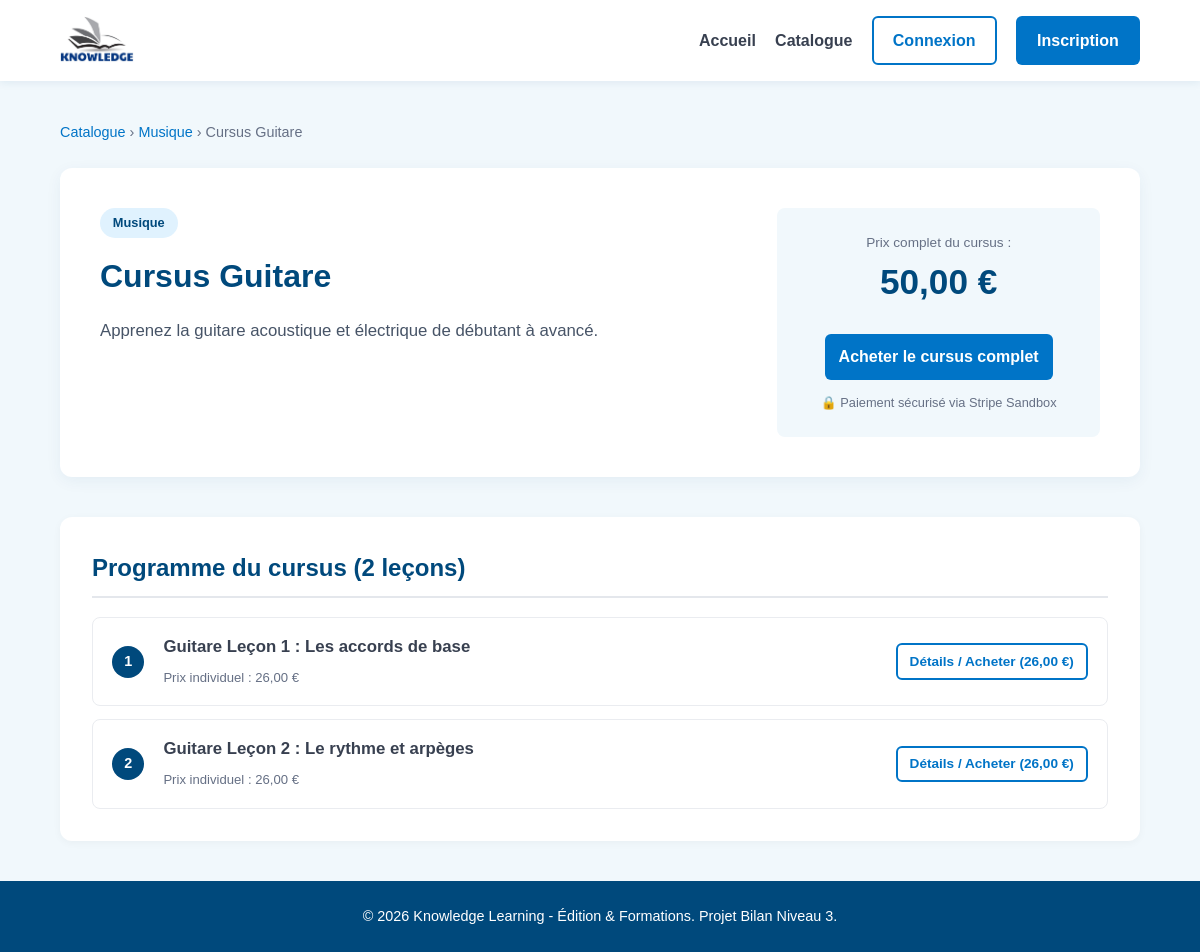
Page /courses/cursus-guitare on the committed database.
### tables this page shows
CREATE TABLE courses (
    id INT AUTO_INCREMENT PRIMARY KEY,
    theme_id INT NOT NULL,
    title VARCHAR(150) NOT NULL,
    slug VARCHAR(180) NOT NULL UNIQUE,
    description TEXT NULL,
    price DECIMAL(10, 2) NOT NULL,
    created_at DATETIME NOT NULL DEFAULT CURRENT_TIMESTAMP,
    updated_at DATETIME NOT NULL DEFAULT CURRENT_TIMESTAMP ON UPDATE CURRENT_TIMESTAMP,
    created_by VARCHAR(100) NOT NULL DEFAULT 'system',
    updated_by VARCHAR(100) NOT NULL DEFAULT 'system',
    CONSTRAINT fk_courses_theme FOREIGN KEY (theme_id) REFERENCES themes(id) ON DELETE CASCADE
);

CREATE TABLE themes (
    id INT AUTO_INCREMENT PRIMARY KEY,
    name VARCHAR(100) NOT NULL,
    slug VARCHAR(120) NOT NULL UNIQUE,
    description TEXT NULL,
    created_at DATETIME NOT NULL DEFAULT CURRENT_TIMESTAMP,
    updated_at DATETIME NOT NULL DEFAULT CURRENT_TIMESTAMP ON UPDATE CURRENT_TIMESTAMP,
    created_by VARCHAR(100) NOT NULL DEFAULT 'system',
    updated_by VARCHAR(100) NOT NULL DEFAULT 'system'
);

CREATE TABLE lessons (
    id INT AUTO_INCREMENT PRIMARY KEY,
    course_id INT NOT NULL,
    title VARCHAR(150) NOT NULL,
    slug VARCHAR(180) NOT NULL UNIQUE,
    description TEXT NULL,
    content_text LONGTEXT NULL,
    video_url VARCHAR(255) NULL,
    price DECIMAL(10, 2) NOT NULL,
    position INT NOT NULL DEFAULT 1,
    created_at DATETIME NOT NULL DEFAULT CURRENT_TIMESTAMP,
    updated_at DATETIME NOT NULL DEFAULT CURRENT_TIMESTAMP ON UPDATE CURRENT_TIMESTAMP,
    created_by VARCHAR(100) NOT NULL DEFAULT 'system',
    updated_by VARCHAR(100) NOT NULL DEFAULT 'system',
    CONSTRAINT fk_lessons_course FOREIGN KEY (course_id) REFERENCES courses(id) ON DELETE CASCADE
);

### src/Controllers/CatalogController.php (called while the page is built, shortened)
<?php
class CatalogController extends BaseController
{
    private CatalogRepository $catalogRepository;
    public function __construct(
        ?CatalogRepository $catalogRepository = null,
        ?AccessRepository $accessRepository = null
    ) {
        $this->catalogRepository = $catalogRepository ?? new CatalogRepository();
    }
    public function course(string $slug): void
    {
        $course = $this->catalogRepository->findCourseBySlug($slug);
        $lessons = $this->catalogRepository->findLessonsByCourseId($course->getId());
        $hasCourseAccess = false;
        $lessonsAccess = [];
        $this->render('catalog/course', [
            'pageTitle' => sprintf('%s - Knowledge Learning', $course->getTitle()),
            'course' => $course,
            'lessons' => $lessons,
            'hasCourseAccess' => $hasCourseAccess,
            'lessonsAccess' => $lessonsAccess
        ]);
    }
}

### public/index.php (called while the page is built, shortened)
<?php
$router = new Router();
$router->get('/', HomeController::class, 'index');
$router->get('/courses', CatalogController::class, 'index');
$router->get('/themes/{slug}', CatalogController::class, 'theme');
$router->get('/courses/{slug}', CatalogController::class, 'course');
$router->get('/lessons/{slug}', CatalogController::class, 'lesson');
$router->post('/lessons/{id}/validate', LessonController::class, 'validate');
$router->get('/certifications', CertificationController::class, 'index');
$router->get('/admin', AdminController::class, 'index');
$router->post('/admin/users/{id}/role', AdminController::class, 'updateUserRole');
$router->post('/admin/courses/create', AdminController::class, 'createCourse');
$router->post('/admin/courses/{id}/delete', AdminController::class, 'deleteCourse');
$router->get('/admin/catalog', AdminController::class, 'catalog');
$router->post('/admin/themes/create', AdminController::class, 'createTheme');
$router->post('/admin/themes/{id}/update', AdminController::class, 'updateTheme');
$router->post('/admin/themes/{id}/delete', AdminController::class, 'deleteTheme');
$router->post('/admin/courses/{id}/update', AdminController::class, 'updateCourse');
$router->post('/admin/lessons/create', AdminController::class, 'createLesson');
$router->post('/admin/lessons/{id}/update', AdminController::class, 'updateLesson');
$router->post('/admin/lessons/{id}/delete', AdminController::class, 'deleteLesson');
$router->post('/checkout/course/{id}', CheckoutController::class, 'checkoutCourse');
$router->post('/checkout/lesson/{id}', CheckoutController::class, 'checkoutLesson');
$router->get('/checkout/success', CheckoutController::class, 'success');
$router->get('/checkout/cancel', CheckoutController::class, 'cancel');
$router->post('/stripe/webhook', StripeWebhookController::class, 'handle');
$router->get('/register', AuthController::class, 'showRegister');
$router->post('/register', AuthController::class, 'register');
$router->get('/activate', AuthController::class, 'activate');
$router->get('/login', AuthController::class, 'showLogin');
$router->post('/login', AuthController::class, 'login');
$router->post('/logout', AuthController::class, 'logout');
$requestUri = $_SERVER['REQUEST_URI'] ?? '/';
$requestMethod = $_SERVER['REQUEST_METHOD'] ?? 'GET';
$router->dispatch($requestUri, $requestMethod);

### src/Config/Database.php (called while the page is built, shortened)
<?php
class Database
{
    private static ?PDO $connection = null;
    public static function getConnection(): PDO
    {
        if (self::$connection === null) {
            $host = $_ENV['DB_HOST'] ?? '127.0.0.1';
            $port = $_ENV['DB_PORT'] ?? '3306';
            $database = $_ENV['DB_DATABASE'] ?? 'knowledge_learning';
            $username = $_ENV['DB_USERNAME'] ?? 'root';
            $password = $_ENV['DB_PASSWORD'] ?? '';
            $dsn = sprintf('mysql:host=%s;port=%s;dbname=%s;charset=utf8mb4', $host, $port, $database);
            try {
                self::$connection = new PDO($dsn, $username, $password, [
                    PDO::ATTR_ERRMODE            => PDO::ERRMODE_EXCEPTION,
                    PDO::ATTR_DEFAULT_FETCH_MODE => PDO::FETCH_ASSOC,
                    PDO::ATTR_EMULATE_PREPARES   => false,
                ]);
            } catch (PDOException $e) {
                throw new RuntimeException('Database connection error: ' . $e->getMessage(), (int) $e->getCode(), $e);
            }
        }
        return self::$connection;
    }
}

### src/Repositories/BaseRepository.php (called while the page is built, shortened)
<?php
abstract class BaseRepository
{
    public function __construct(?PDO $db = null)
    {
        $this->db = $db ?? Database::getConnection();
    }
}

### src/Repositories/CatalogRepository.php (called while the page is built, shortened)
<?php
class CatalogRepository extends BaseRepository
{
    public function findCourseBySlug(string $slug): ?Course
    {
        $stmt = $this->db->prepare('SELECT c.*, t.name as theme_name
                                   FROM courses c
                                   JOIN themes t ON c.theme_id = t.id
                                   WHERE c.slug = :slug LIMIT 1');
        $stmt->execute(['slug' => $slug]);
        $row = $stmt->fetch();
        return $row ? new Course($row) : null;
    }
    public function findLessonsByCourseId(int $courseId): array
    {
        $stmt = $this->db->prepare('SELECT * FROM lessons WHERE course_id = :course_id ORDER BY position ASC');
        $stmt->execute(['course_id' => $courseId]);
        $lessons = [];
        while ($row = $stmt->fetch()) {
            $lessons[] = new Lesson($row);
        }
        return $lessons;
    }
}

### src/Models/Course.php (called while the page is built, shortened)
<?php
class Course
{
    private ?int $id;
    private string $title;
    private string $slug;
    private ?string $description;
    private float $price;
    private ?string $themeName;
    public function __construct(array $attributes = [])
    {
        $this->id = isset($attributes['id']) ? (int) $attributes['id'] : null;
        $this->title = (string) ($attributes['title'] ?? '');
        $this->slug = (string) ($attributes['slug'] ?? '');
        $this->description = $attributes['description'] ?? null;
        $this->price = (float) ($attributes['price'] ?? 0.0);
        $this->themeName = $attributes['theme_name'] ?? null;
    }
    public function getId(): ?int { return $this->id; }
    public function getTitle(): string { return $this->title; }
    public function getSlug(): string { return $this->slug; }
    public function getDescription(): ?string { return $this->description; }
    public function getPrice(): float { return $this->price; }
    public function getThemeName(): ?string { return $this->themeName; }
}

### src/Models/Lesson.php (called while the page is built, shortened)
<?php
class Lesson
{
    private ?int $id;
    private string $title;
    private string $slug;
    private float $price;
    public function __construct(array $attributes = [])
    {
        $this->id = isset($attributes['id']) ? (int) $attributes['id'] : null;
        $this->title = (string) ($attributes['title'] ?? '');
        $this->slug = (string) ($attributes['slug'] ?? '');
        $this->price = (float) ($attributes['price'] ?? 0.0);
    }
    public function getId(): ?int { return $this->id; }
    public function getTitle(): string { return $this->title; }
    public function getSlug(): string { return $this->slug; }
    public function getPrice(): float { return $this->price; }
}

### src/Core/Auth.php (called while the page is built, shortened)
<?php
class Auth
{
    public static function check(): bool
    {
        return !empty($_SESSION[self::SESSION_USER_ID]);
    }
}

### views/catalog/course.php (the view, shortened to what this page needs)
<div class="catalog-page">
    <div class="breadcrumb">
        <a href="/courses">Catalogue</a> &rsaquo;
        <a href="/themes/<?= htmlspecialchars($course->getSlug(), ENT_QUOTES, 'UTF-8') ?>"><?= htmlspecialchars($course->getThemeName() ?? 'Thème', ENT_QUOTES, 'UTF-8') ?></a> &rsaquo;
        <span><?= htmlspecialchars($course->getTitle(), ENT_QUOTES, 'UTF-8') ?></span>
    </div>
    <div class="course-header-card">
        <div class="course-header-info">
            <span class="badge-tag"><?= htmlspecialchars($course->getThemeName() ?? 'Formation', ENT_QUOTES, 'UTF-8') ?></span>
            <h1><?= htmlspecialchars($course->getTitle(), ENT_QUOTES, 'UTF-8') ?></h1>
            <p class="course-full-desc"><?= htmlspecialchars($course->getDescription() ?? '', ENT_QUOTES, 'UTF-8') ?></p>
        </div>
        <div class="course-header-action">
            <?php if ($hasCourseAccess): ?>
                <div class="status-box status-owned">
                    <span class="icon">✅</span>
                    <div>
                        <strong>Cursus débloqué</strong>
                        <p>Vous avez un accès complet à toutes les leçons.</p>
                    </div>
                </div>
            <?php else: ?>
                <div class="price-box">
                    <span class="price-label">Prix complet du cursus :</span>
                    <span class="price-amount"><?= number_format($course->getPrice(), 2, ',', ' ') ?> €</span>
                </div>
                <form action="/checkout/course/<?= $course->getId() ?>" method="POST">
                    <button type="submit" class="btn btn-primary btn-block">Acheter le cursus complet</button>
                </form>
                <p class="secure-note">🔒 Paiement sécurisé via Stripe Sandbox</p>
            <?php endif; ?>
        </div>
    </div>
    <section class="curriculum-section">
        <h2 class="section-title">Programme du cursus (<?= count($lessons) ?> leçons)</h2>
        <div class="lessons-list">
            <?php foreach ($lessons as $index => $lesson): ?>
                <?php $isUnlocked = !empty($lessonsAccess[$lesson->getId()]); ?>
                <div class="lesson-row <?= $isUnlocked ? 'lesson-unlocked' : 'lesson-locked' ?>">
                    <div class="lesson-order"><?= $index + 1 ?></div>
                    <div class="lesson-info">
                        <h4 class="lesson-title"><?= htmlspecialchars($lesson->getTitle(), ENT_QUOTES, 'UTF-8') ?></h4>
                        <span class="lesson-pricing">Prix individuel : <?= number_format($lesson->getPrice(), 2, ',', ' ') ?> €</span>
                    </div>
                    <div class="lesson-action">
                        <?php if ($isUnlocked): ?>
                            <a href="/lessons/<?= htmlspecialchars($lesson->getSlug(), ENT_QUOTES, 'UTF-8') ?>" class="btn btn-primary btn-sm">Suivre la leçon</a>
                        <?php else: ?>
                            <a href="/lessons/<?= htmlspecialchars($lesson->getSlug(), ENT_QUOTES, 'UTF-8') ?>" class="btn btn-outline btn-sm">Détails / Acheter (<?= number_format($lesson->getPrice(), 2, ',', ' ') ?> €)</a>
                        <?php endif; ?>
                    </div>
                </div>
            <?php endforeach; ?>
        </div>
    </section>
</div>

### src/Core/Router.php (shortened to what this page needs)
<?php
class Router
{
    private array $routes = [];
    private function addRoute(string $method, string $path, string $controller, string $action): void
    {
        $paramNames = [];
        $regex = preg_replace_callback('/\{([a-zA-Z0-9_]+)\}/', function (array $matches) use (&$paramNames) {
            $paramNames[] = $matches[1];
            return '([a-zA-Z0-9_\-]+)';
        }, $path);
        $regexPattern = '#^' . $regex . '$#';
        $this->routes[$method][$path] = [
            'controller' => $controller,
            'action' => $action,
            'regex' => $regexPattern,
            'paramNames' => $paramNames
        ];
    }
    public function dispatch(string $uri, string $method): void
    {
        $path = parse_url($uri, PHP_URL_PATH) ?: '/';
        if (isset($this->routes[$method])) {
            foreach ($this->routes[$method] as $routePath => $route) {
                if (preg_match($route['regex'], $path, $matches)) {
                    array_shift($matches);
                    $controllerClass = $route['controller'];
                    $action = $route['action'];
                    if (class_exists($controllerClass)) {
                        $controller = new $controllerClass();
                        if (method_exists($controller, $action)) {
                            $controller->$action(...$matches);
                            return;
                        }
                    }
                }
            }
        }
    }
}

### views/layouts/main.php (shortened to what this page needs)
<!DOCTYPE html>
<html lang="fr">
<head>
    <link rel="stylesheet" href="/assets/css/style.css">
</head>
<body>
    <header class="navbar">
        <div class="container nav-content">
            <a href="/" class="brand-logo" title="Knowledge Learning">
                <img src="/assets/images/logo.jpg" alt="Logo Knowledge Learning" class="brand-logo-img">
            </a>
            <nav class="nav-links">
                <a href="/">Accueil</a>
                <a href="/courses">Catalogue</a>
                <?php if (\App\Core\Auth::check()): ?>
                    <?php $currentUser = \App\Core\Auth::user(); ?>
                    <?php if ($currentUser && $currentUser->isAdmin()): ?>
                        <a href="/admin" class="btn btn-outline btn-sm">Administration</a>
                    <?php endif; ?>
                    <a href="/certifications">Certifications</a>
                    <span class="user-greeting">Bonjour, <?= htmlspecialchars($currentUser ? $currentUser->getFirstName() : 'Apprenant', ENT_QUOTES, 'UTF-8') ?></span>
                    <form action="/logout" method="POST" style="display:inline;">
                        <?= \App\Core\Csrf::field() ?>
                        <button type="submit" class="btn btn-outline btn-sm">Déconnexion</button>
                    </form>
                <?php else: ?>
                    <a href="/login" class="btn btn-outline">Connexion</a>
                    <a href="/register" class="btn btn-primary">Inscription</a>
                <?php endif; ?>
            </nav>
        </div>
    </header>
    <main class="container main-content">
        <?= $content ?? '' ?>
    </main>
    <footer class="footer">
        <div class="container footer-content">
            <p>&copy; <?= date('Y') ?> Knowledge Learning - Édition & Formations. Projet Bilan Niveau 3.</p>
        </div>
    </footer>
</body>
</html>

### rows in the picture
courses: theme.name "Musique", title "Cursus Guitare", description "Apprenez la guitare acoustique et électrique de débutant à avancé.", price "50,00", count($lessons) "2"
lessons: title "Guitare Leçon 1 : Les accords de base", price "26,00"
lessons: title "Guitare Leçon 2 : Le rythme et arpèges", price "26,00"
